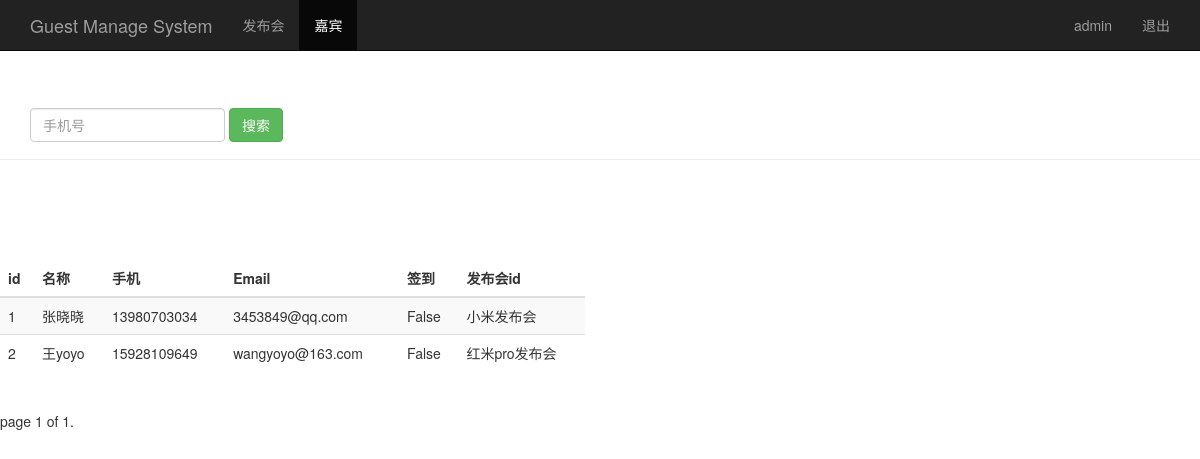
The page /guest_manage/ (signed in) on the database its author committed.
### sign/models.py (models this page shows, shortened)
class Guest(models.Model):
    event = models.ForeignKey(Event, on_delete=models.CASCADE)  # 关联发布会id，一个嘉宾一定属于某一场发布会
    real_name = models.CharField(max_length=64)  # 嘉宾姓名
    phone = models.CharField(max_length=16)  # 电话
    email = models.EmailField()  # email
    sign = models.BooleanField()  # 签到状态
    create_time = models.DateTimeField(auto_now=True)
    class Meta:
        unique_together = ("event", "phone")

class Event(models.Model):
    name = models.CharField(max_length=100)  # 发布会名称
    limit = models.IntegerField()  # 限制参加人数
    status = models.BooleanField()  # 状态
    address = models.CharField(max_length=200)  # 发布会地址
    start_time = models.DateTimeField('events time')  # 发布会开始时间
    create_time = models.DateTimeField(auto_now=True)  # 创建时间，自动获取当前时间
    def __str__(self):
        return self.name

### sign/views.py (the view)
# urls.py: path('guest_manage/', views.guest_manage),
@login_required
def guest_manage(request):
    username = request.session.get('user', '')
    guest_list = Guest.objects.all()
    paginator = Paginator(guest_list, 3)
    page = request.GET.get('page', '')
    try:
        contacts = paginator.page(page)
    except PageNotAnInteger:
        contacts = paginator.page(1)
    except EmptyPage:
        contacts = paginator.page(paginator.num_pages)
    return render(request, 'guest_manage.html', {"user": username, "guests": contacts})

### sign/templates/guest_manage.html (shortened to what this page needs)
<!DOCTYPE html>
<html lang="zh-CN">
 <head>
    {% load bootstrap3 %}
    {% bootstrap_css %}
 </head>
 <body role="document">
    <nav class="navbar navbar-inverse navbar-fixed-top">
      <div class="container">
        <div class="navbar-header">
          <a class="navbar-brand" href="/event_manage/">Guest Manage System</a>
        </div>
        <div id="navbar" class="collapse navbar-collapse">
          <ul class="nav navbar-nav">
            <li><a href="/event_manage/">发布会</a></li>
            <li class="active"><a href="#">嘉宾</a></li>
          </ul>
          <ul class="nav navbar-nav navbar-right">
           <li><a href="#">{{user}}</a></li>
           <li><a href="/logout/">退出</a></li>
         </ul>
        </div>
      </div>
    </nav>
      <div class="page-header" style="padding-top: 60px">
        <div id="navbar1" class="navbar-collapse collapse">
          <form class="navbar-form" method="get" action="/search_phone/">
            <div class="form-group">
              <input name="phone" type="text" placeholder="手机号" class="form-control">
            </div>
            <button type="submit" class="btn btn-success">搜索</button>
          </form>
        </div>
      </div>
    <div class="row" style="padding-top: 80px">
        <div class="col-md-6">
          <table class="table table-striped">
            <thead>
               <tr>
                <th>id</th>
                <th>名称</th>
                <th>手机</th>
                <th>Email</th>
                <th>签到</th>
                <th>发布会id</th>
              </tr>
            </thead>
            <tbody>
              {% for guest in guests %}
                <tr>
                  <td>{{ guest.id }}</td>
                  <td>{{ guest.real_name }}</td>
                  <td>{{ guest.phone }}</td>
                  <td>{{ guest.email }}</td>
                  <td>{{ guest.sign }}</td>
                  <td>{{ guest.event }}</td>
                </tr>
             {% endfor %}
            </tbody>
          </table>
        </div>
    </div>
 <div class="pagination">
     <span class="step-links">
         <span class="current">
             page {{ guests.number }} of {{ guests.paginator.num_pages }}.
         </span>
     </span>
 </div>
 </body>
</html>

### rows shown on the page
Guest: id "1", real_name "张晓晓", phone "13980703034", email "3453849@qq.com", sign "False", event "小米发布会"
Guest: id "2", real_name "王yoyo", phone "15928109649", email "wangyoyo@163.com", sign "False", event "红米pro发布会"

### other values the page prints
{{ user }} "admin"
{{ guests.number }} "1"
{{ guests.paginator.num_pages }} "1"
